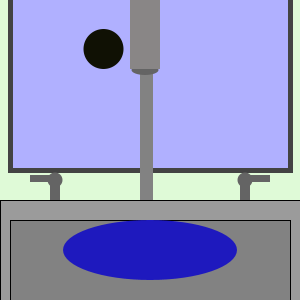
Frame 1 (no input)
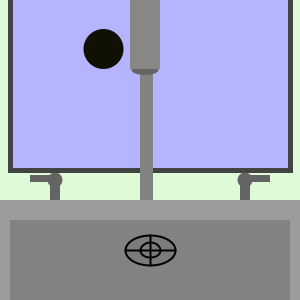
Frame 60 (the mouse pressed at the canvas centre just before this capture)
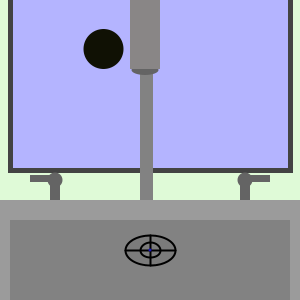
Frame 120 (the mouse held since frame 60 and released just before this capture)

The Processing sketch that drew these frames (run headless with seeded random() and noise(); from frame 60 on, the mouse is pressed at the canvas centre):

// Processing sketch: processing_41757
// ── processing_41757.pde

int prevSec;
int millisRolloverTime;

void setup() {
  size(300, 300);
}

void draw() {
smooth();

  int H = hour();
  int M = minute();
  int S = second();

  if (prevSec != S) {
    millisRolloverTime = millis();
  } 
  prevSec = S;
  int mils = millis() - millisRolloverTime;
  //---------------------------------------------- 

  background (223, 250, 215);
  
  fill(155);
  rect(0,200,300,100);
  fill(130);
  rect (10, 220, 280, 80);
//drain
  fill(123);
  stroke(0);
  strokeWeight(2);
  ellipse (150, 250, 50, 30);
  line(150, 235, 150, 265);
  line (125, 250, 175, 250);
  noFill();
  ellipse(150, 250, 20, 15);
  
  //window
  fill(M*4, M*4, M*8);
  stroke(67);
  strokeWeight(5);
  rect(10, -10, 280, 180);
  noStroke();
  fill(H*16, H*17, H*4);
  ellipse((100+H*3.5), (50-H), 40, 40);
  
  
 fill( 130);
 rect(140, 0, 13, 200);
  fill(100);
  ellipse (145, 70, 27, 10);
  
//faucets
rect(50, 180, 10, 20);
ellipse (55, 180, 15,15);
rect (30, 175, 20, 7);

 rect(240, 180, 10, 20);
ellipse (245, 180, 15,15);
rect (250, 175, 20, 7);

  noStroke();


  if (S>58.5) {
    drawsponge (150, 230);
  }
  else {
    drawDrip (150, 100);
  }

  noStroke();
  fill (137, 134, 134);
  rect(130, -1, 30, 70);
  
  
  
}


//water and dripping

void drawDrip(int x, int y) {
  int H = hour();
  int M = minute();
  int S = second();

  if (prevSec != S) {
    millisRolloverTime = millis();
  } 
  prevSec = S;
  int mils = millis() - millisRolloverTime;

  fill(30, 25, 190);
  ellipse (x, y+150, S*3, S+2);

  fill(25, 15, 180);
  ellipse (x, mils/4, 10, 10);
}

//rect that crosses screen

void drawsponge (int z, int t) {
  int H = hour();
  int M = minute();
  int S = second();

  if (prevSec != S) {
    millisRolloverTime = millis();
  } 
  prevSec = S;
  int mils = millis() - millisRolloverTime;



  fill(210, 229, 137);
  rect ((mils/2), t, 50, 20);
}
